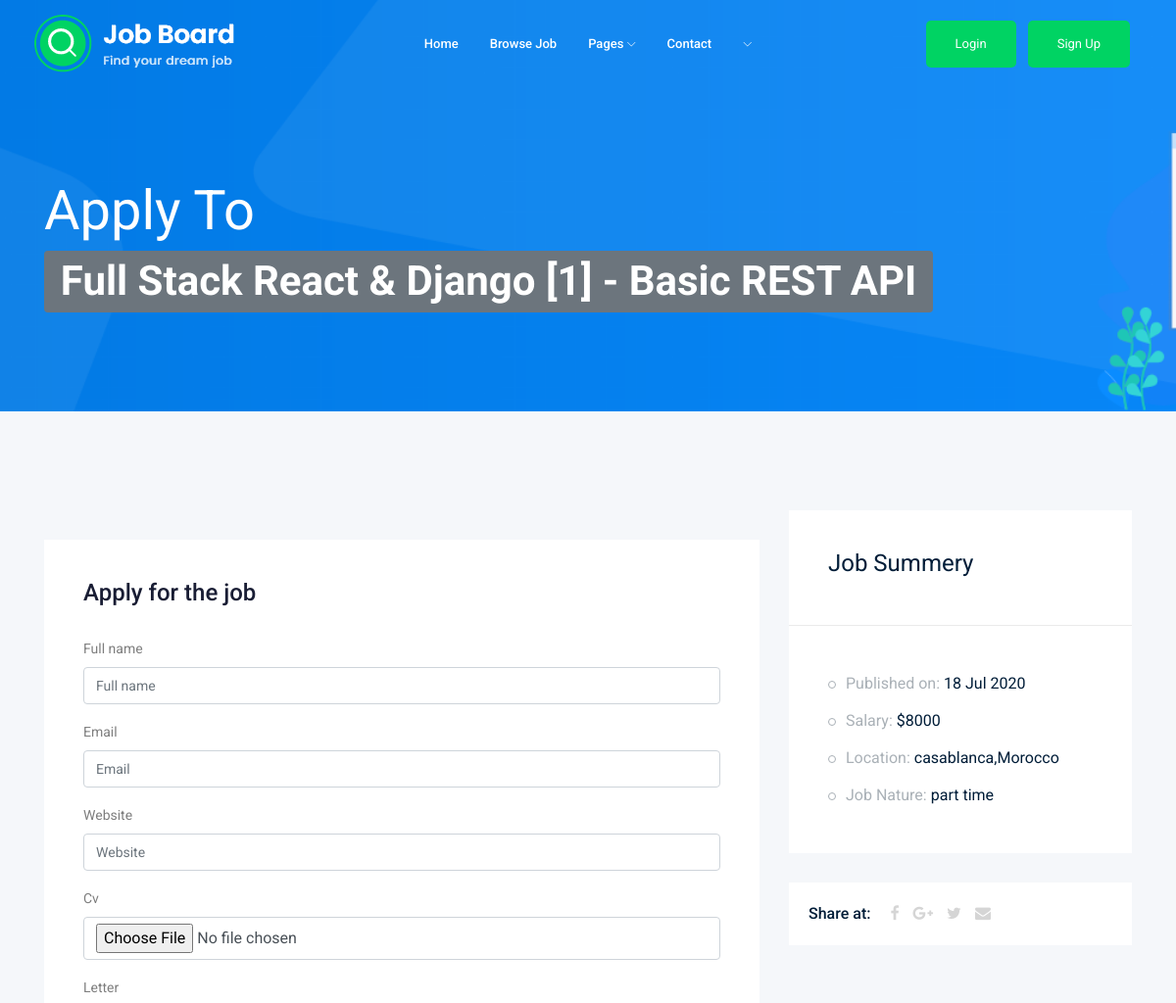
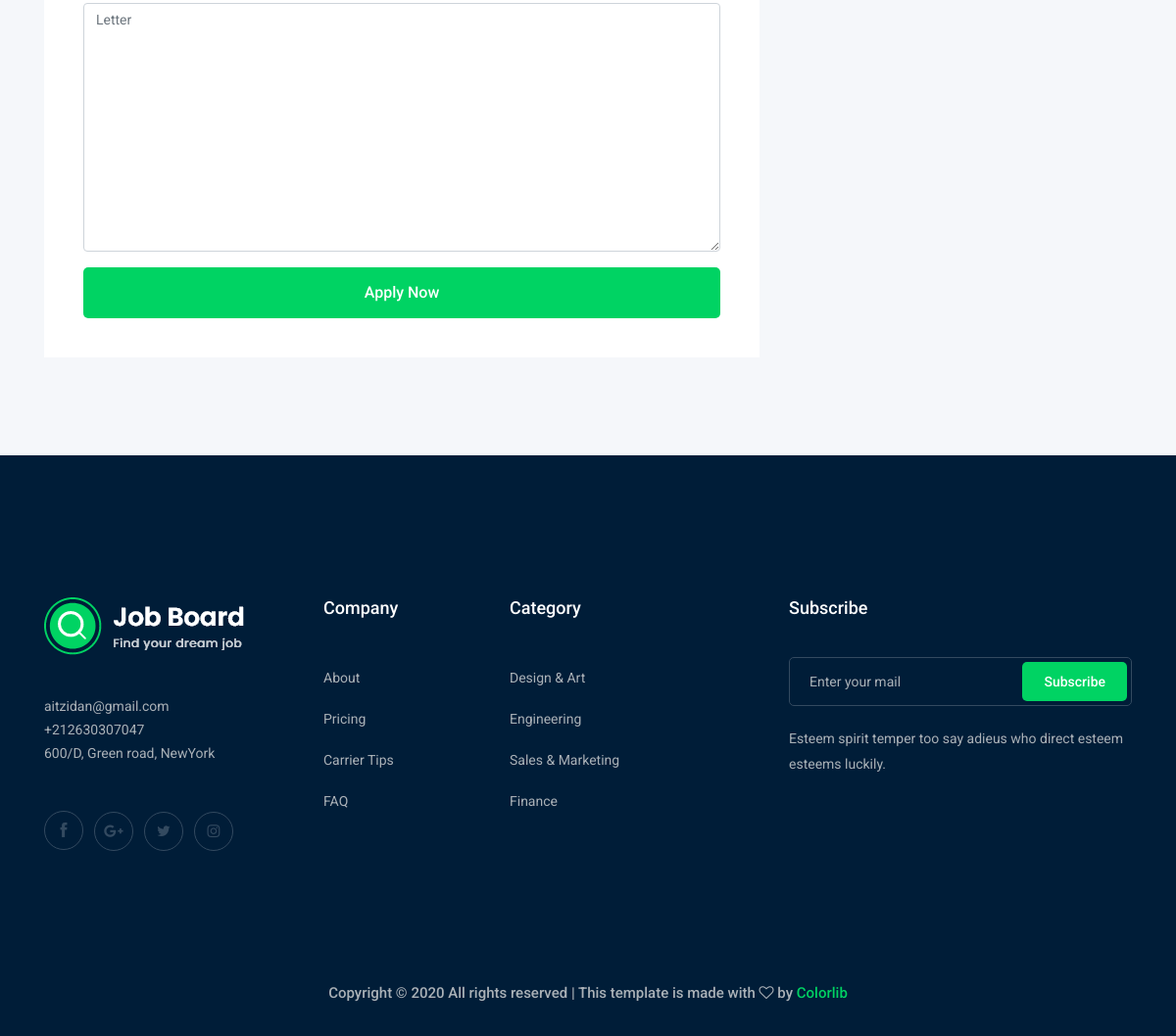
/1/apply, run on the app's committed database (2 pictures, top to bottom).
### Job/models.py (models this page shows, shortened)
class Job(models.Model):
    owner=models.ForeignKey(User ,on_delete=models.CASCADE)
    title=models.CharField(max_length=200)
    description=models.TextField()
    image=models.ImageField(upload_to='media/images/')
    city = models.CharField(max_length=200)
    contry=models.CharField(max_length=200)
    job_type = models.CharField(max_length=10, choices=Job_Type)
    published_at=models.DateTimeField(auto_now_add=True)
    salary=models.IntegerField(default=0)
    slug = models.SlugField(null=True, blank=True)

### Job/views.py (the view)
# urls.py: path('<int:id>/apply', v.apply, name='apply'),
def apply(request, id):
    job = get_object_or_404(Job, id=id)
    if request.method == 'POST':
        form = ApplyForm(request.POST, request.FILES)
        if form.is_valid():
            myform = form.save(commit=False)
            myform.job = job
            myform.save()
            return redirect("/")
    else:
        form = ApplyForm()
    context = {
        'form': form,
        'job': job,
    }
    return render(request, 'apply.html', context)

### Job/forms.py
class ApplyForm(forms.ModelForm):
    class Meta:
        model=Apply
        fields='__all__'
        exclude = ('job',)

### Job/templates/apply.html (shortened to what this page needs)
{% extends 'base.html' %}
{% load static %}
{% load bootstrap4 %}
{% block content %}
<div class="bradcam_area bradcam_bg_1">
    <div class="container">
        <div class="row">
            <div class="col-xl-12">
                <div class="bradcam_text">
                    <h3>Apply To <span class="badge badge-secondary">{{job.title}}</span></h3>
                </div>
            </div>
        </div>
    </div>
</div>
<div class="job_details_area">
    <div class="container">
        <div class="row">
            <div class="col-lg-8">
                <div class="apply_job_form white-bg">
                    <h4>Apply for the job</h4>
                    <form method="POST" class="form" enctype="multipart/form-data">
                        {% bootstrap_form form %}
                        {% buttons %}
                        <button type="submit" class="boxed-btn3 w-100">Apply Now</button>
                        {% endbuttons %}
                    </form>
                </div>
            </div>
            <div class="col-lg-4">
                <div class="job_sumary">
                    <div class="summery_header">
                        <h3>Job Summery</h3>
                    </div>
                    <div class="job_content">
                        <ul>
                            <li>Published on: <span>{{job.published_at|date:"d M o "}}</span></li>
                            <li>Salary: <span> ${{job.salary}} </span></li>
                            <li>Location: <span>{{job.city}},{{job.contry}}</span></li>
                            <li>Job Nature: <span> {{job.job_type}}</span></li>
                        </ul>
                    </div>
                </div>
                <div class="share_wrap d-flex">
                    <span>Share at:</span>
                    <ul>
                        <li><a href="#"> <i class="fa fa-facebook"></i></a> </li>
                        <li><a href="#"> <i class="fa fa-google-plus"></i></a> </li>
                        <li><a href="#"> <i class="fa fa-twitter"></i></a> </li>
                        <li><a href="#"> <i class="fa fa-envelope"></i></a> </li>
                    </ul>
                </div>
            </div>
        </div>
    </div>
</div>
{% endblock content %}

### data on the page
Job: title "Full Stack React & Django [1] - Basic REST API", published_at "18 Jul 2020", salary "8000", city "casablanca", contry "Morocco", job_type "part time"
